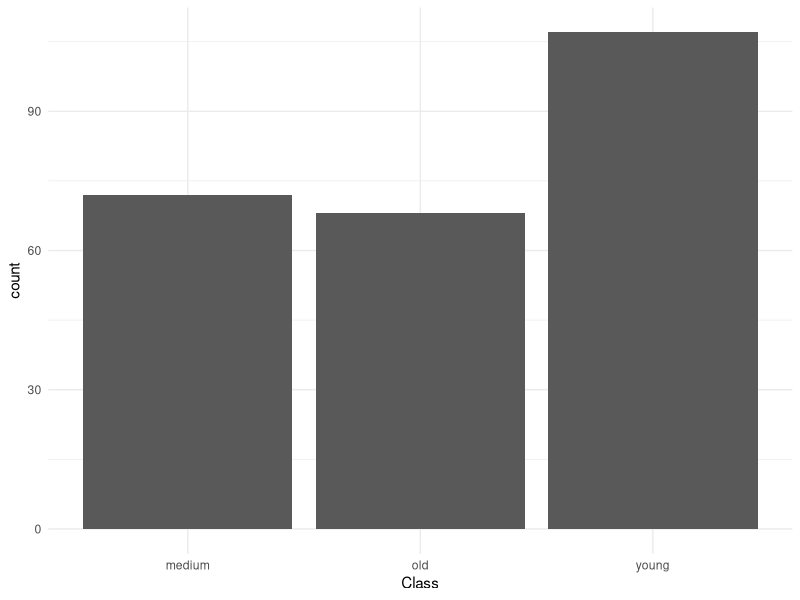
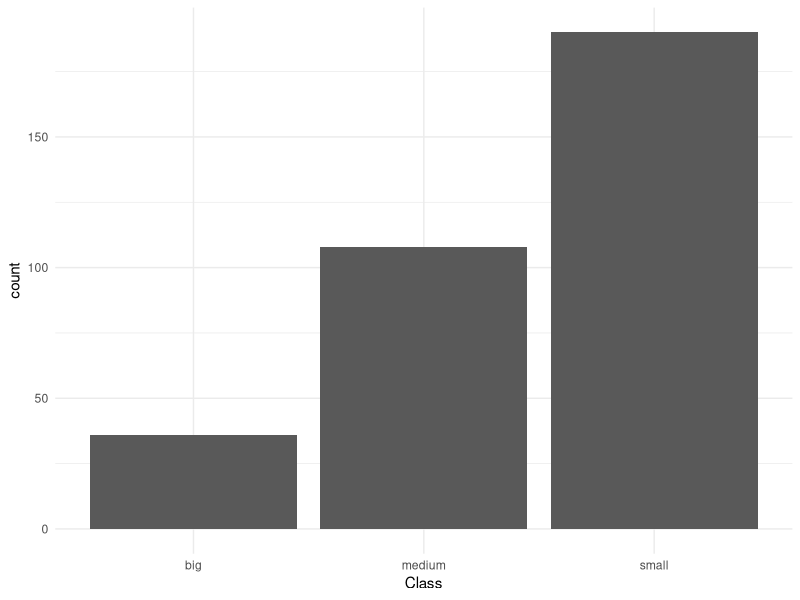

These figures' R source, in order: (Note: this script raises an error after producing the figures.)
## ---- chunk 1
#laden der benötigten packages
library(tidyverse)
library(scales)
library(lubridate)
library(RColorBrewer)
## ---- chunk 2
#Laden von Basedata, Auswahl der verwendeten Variablen
basedata <- read_csv("DATA/basedata.csv")

basedata <- select(basedata, name, secid, `Inception Date`,`Obsolete Date`, `Fund Size Date`, `Fund Size USD`, `Net Assets Date`,`Net Assets - Share Class USD`)

## ---- chunk 3
#Ersetzen der NAs für spätestes Ablesedatum und Auswahl der Funds jünger als 2005-01-01 und aktiv bis 2015

age_final <- basedata %>%
  mutate(`Obsolete Date` = coalesce(`Obsolete Date`,`Fund Size Date`))%>%
  filter(`Inception Date`< "2005-01-01")%>%
  filter(`Obsolete Date`> "2015-01-01")


## ---- chunk 4

#Alter als Differenz von der unteren Grenze 2015-01-01, Umwandlung in Jahre gerundet als neue Spalte

age_final <- age_final %>%
  mutate(Age_Int=as.Date("2005-01-01"))%>%
  mutate(Age= (`Age_Int` - `Inception Date`))%>%
  mutate((Month = round((Age/30.417)/12, digit=1)))%>%
  mutate(Age_Years=as.numeric(`(Month = round((Age/30.417)/12, digit = 1))`))%>%
  select(name, secid,`Inception Date`,`Obsolete Date`,Age_Years)
## ---- chunk 5
# Bildung der Klassen für das Alter

age_final <- age_final%>%
  mutate(Class = case_when(
Age_Years < 4  ~ "young", Age_Years >= 4 & Age_Years < 8 ~ "medium", Age_Years >= 8 ~ "old"))%>%
  arrange(secid, .by_group = FALSE)

ggplot(age_final)+ geom_bar(aes(Class))+ theme_minimal()
## ---- chunk 6
#Für Größenvergleich Löschen aller Funds ohne Fund Size value oder Net Asset Value

basedata_size <- filter(basedata, `Net Assets - Share Class USD`>0 | `Fund Size USD` >0 )

#auch hier anlegen der Daten, filtern nach Zeitinterval 2010 bis 2020, dann Auswahl der Funds, die mindestens fünf Jahre in Interval aktiv

size_final <- basedata_size %>% 
    mutate(`Obsolete Date` = coalesce(`Obsolete Date`,`Fund Size Date`))%>%
  filter(`Fund Size Date`>="2010-01-01" | `Net Assets Date`>= "2010-01-01")%>%
  filter(`Obsolete Date`>= "2015-01-01")

#Klassenbildung für Größe

size_final <- size_final%>%
  mutate(`Fund Size USD` = coalesce(`Fund Size USD`, `Net Assets - Share Class USD`))%>%
  mutate(Class = case_when(`Fund Size USD`
 <= 50000000 ~ "small", `Fund Size USD` > 50000000  & `Fund Size USD` <= 250000000 ~ "medium", `Fund Size USD` > 250000000 ~ "big"))%>%
  arrange(secid, .by_group = FALSE)



ggplot(size_final)+ geom_bar(aes(Class))+ theme_minimal()

## ---- chunk 7
#laden des Datensatzes "mri"
mri <- read_csv("DATA/mri.csv")

# date-variable als date bezeichnen, format dem in age/size_final angleichen
mri$date <- as.Date(mri$date, format="%d.%m.%Y")
## ---- chunk 8
#filtern nach Zeitinterval 2005-2015
mri05_15 <- mri%>%
  filter(date>= "2005-01-01")%>%
  filter(date< "2015-01-01")

#Löschen aller Funds mit NAs, also keinen Werten für mri

mri05_15[, 2:980][mri05_15[, 2:980] == "-NA"] <- NA

mri05_15 <- mri05_15 %>%
    select_if(~ !any(is.na(.)))

#umwandeln aller funds in character, dann pivot_longer um daten zu reorganisieren
mri05_15$FHUSA04GGS <- as.character(mri05_15$FHUSA04GGS)
mri05_15$FHUSA04B6U <- as.character(mri05_15$FHUSA04B6U)
mri05_15$F00000GUU3 <- as.character(mri05_15$F00000GUU3)

tidy_data <- pivot_longer(mri05_15, cols = 2:231, names_to ="secid", values_to = "mri")

#mri von character in numeric
tidy_data$mri <- as.numeric(tidy_data$mri)
## ---- chunk 9
#filtern nach Zeitinterval 2010-2020
mri10_20 <- mri%>%
  filter(date>= "2010-01-01")%>%
  filter(date< "2020-01-01")

#Umwandeln aller funds in character
mri10_20$FHUSA04GGS <- as.character(mri10_20$FHUSA04GGS)
mri10_20$FHUSA04B6U <- as.character(mri10_20$FHUSA04B6U)
mri10_20$F00000GUU3 <- as.character(mri10_20$F00000GUU3)

#pivot longer
tidy_data_s <- pivot_longer(mri10_20, cols = 2:980, names_to ="secid", values_to = "mri")

mrixd <- unique(mri10_20[2:980])<=60

unique()
#mri von character in numeric
tidy_data_s$mri <- as.numeric(tidy_data_s$mri)
## ---- chunk 10

#einlesen der daten
factordata <- read_csv("DATA/factordata.csv")

# date-variable als date bezeichnen, format dem in clean_final angleichen
factordata$date <- as.Date(factordata$date, format="%d.%m.%Y")

#filtern nach Zeitintervallen
factordata05_15 <- factordata%>%
  filter(date>= "2005-01-01")%>%
  filter(date< "2015-01-01")

factordata10_20 <- factordata%>%
  filter(date>= "2010-01-01")%>%
  filter(date< "2020-01-01")




## ---- chunk 11
#return,HWM und DD für mri für die einzelnen funds mit age

tidy_data <- tidy_data %>% 
  group_by(secid) %>% 
  mutate(lag_mri = lag(mri, n = 1), return = (mri-lag_mri)/lag_mri*100, hwm = cummax(mri), dd = (hwm - mri)/hwm)%>%
  ungroup() %>% 
  arrange(secid, date) %>%
  select(!lag_mri)


#mean return, volatility,VaR, maxDD für gesamte Stichprobe

summary_all <- tidy_data %>% 
  summarise(Mean = 12*mean(return, na.rm = TRUE), Volatility = sqrt(12)*sd(return, na.rm = TRUE), VaR = quantile(return, probs = 0.05, na.rm = TRUE),
MDD = max(dd, na.rm = TRUE))

## ---- chunk 12
#mean return, volatility,VaR, maxDD für die funds

summary <- tidy_data %>% 
  group_by(secid) %>% 
  summarise(Mean = 12*mean(return, na.rm = TRUE), Volatility = sqrt(12)*sd(return, na.rm = TRUE), VaR = quantile(return, probs = 0.05, na.rm = TRUE),
MDD = max(dd, na.rm = TRUE))%>%
  arrange(secid, .by_group = FALSE)

#erstellen eines großen Datensets mit Klassen von klein,mittel, groß
age_final_summary <- merge(age_final, summary, by = "secid")%>%
  arrange(secid, .by_group = FALSE)%>%
  select(secid, Class, Mean, Volatility, VaR, MDD )

ggplot(age_final_summary)+geom_bar(aes(x=Class), fill="steelblue")+theme_minimal()

#Erstellen der einzelnen Zusammenfassungen für die Klassen
summary_young <- age_final_summary%>%
  filter(Class=="young")%>%
  summarise(Mean = mean(Mean), Volatility = mean(Volatility), VaR = mean(VaR),
MDD = mean(MDD))%>%
  mutate(Class="young")%>%
  relocate(Class, .before = Mean)

summary_medium <- age_final_summary%>%
  filter(Class=="medium")%>%
  summarise(Mean = mean(Mean), Volatility = mean(Volatility), VaR = mean(VaR),
MDD = mean(MDD))%>%
  mutate(Class="medium")%>%
  relocate(Class, .before = Mean)


summary_old <- age_final_summary%>%
  filter(Class=="old")%>%
  summarise(Mean = mean(Mean), Volatility = mean(Volatility), VaR = mean(VaR),
MDD = mean(MDD))%>%
  mutate(Class="old")%>%
  relocate(Class, .before = Mean)

#Zusammenfassen in einer summary

summary_final <- bind_rows(summary_young,summary_medium,summary_old, .id = "Class")%>%
  mutate(Class= c("young","medium","old"))
## ---- chunk 13
#Umgang mit den NAs


tidy_data_s <- tidy_data_s%>%
  drop_na(mri)%>%
  group_by(secid)%>% 
  filter(sum(mri)>60)
  

summary_all_s <- tidy_data_s %>%
  group_by(secid)%>%
  summarise(Mean = mean(mri, na.rm = TRUE))
  
where()  








## ---- chunk 14
#zum Spass: kleine darstellung für alle Funds, white noise

ggplot(data=tidy_data) + aes(x=date, y = return) +
geom_line()
## ---- chunk 15
#Darstellung Zshg. Volatility/Mean für Alter
ggplot(data=summary_final) + geom_point(aes(x=Volatility, y = Mean, color = Class)) + theme_minimal()
